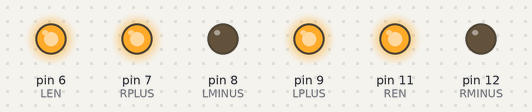
Bench run of a sketch on a simulated Arduino Uno, built with avr-gcc and run on an emulated ATmega328P. On the bench: output pins drawn as LEDs (lit = HIGH).

Above: at 0.1 s.
Timing chart, 0 to 1.6 s (numbered marks = the images above):
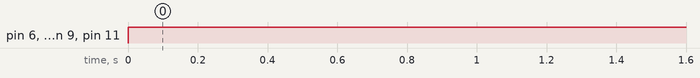

The sketch:

Testforward.ino
```cpp
#define LPLUS 9
#define LMINUS 8
#define RPLUS 7
#define RMINUS 12
#define LEN 6
#define REN 11
#define DistanceSensor A1
#define ReflectanceSensor A4
#define Phototransistor A5


void initMotors(){
  pinMode(LPLUS, OUTPUT);
  pinMode(LMINUS, OUTPUT);
  pinMode(RPLUS, OUTPUT);
  pinMode(RMINUS, OUTPUT);
  pinMode(LEN, OUTPUT);
  pinMode(REN, OUTPUT);
}


void halt(){
  digitalWrite(LEN, HIGH);
  digitalWrite(LPLUS, LOW);
  digitalWrite(LMINUS,LOW);
  digitalWrite(REN, HIGH);
  digitalWrite(RPLUS,LOW);
  digitalWrite(RMINUS,LOW);
}

void forward(){
  digitalWrite(LEN, HIGH);
  digitalWrite(LPLUS, HIGH);
  digitalWrite(LMINUS,LOW);
  digitalWrite(REN, HIGH);
  digitalWrite(RPLUS,HIGH);
  digitalWrite(RMINUS,LOW);
}


void backward(){
  digitalWrite(LEN, HIGH);
  digitalWrite(LPLUS, LOW);
  digitalWrite(LMINUS,HIGH);
  digitalWrite(REN, HIGH);
  digitalWrite(RPLUS,LOW);
  digitalWrite(RMINUS,HIGH);

}
void turnL(){
  digitalWrite(LEN,HIGH);
  digitalWrite(LPLUS, HIGH);
  digitalWrite(LMINUS,HIGH);
  digitalWrite(REN, HIGH);
  digitalWrite(RPLUS,HIGH);
  digitalWrite(RMINUS,LOW);


}
void turnR(){
  digitalWrite(LEN, HIGH);
  digitalWrite(LPLUS, HIGH);
  digitalWrite(LMINUS,LOW);
  digitalWrite(REN, HIGH);
  digitalWrite(RPLUS,HIGH);
  digitalWrite(RMINUS,HIGH);


}


void setup() {
  // put your setup code here, to run once:
  Serial.begin(9600);
  initMotors();

}

void loop() {
  // put your main code here, to run repeatedly:
forward();
}
```

Measured:
- by itself, pin 6 (LEN), pin 7 (RPLUS), pin 9 (LPLUS), pin 11 (REN): LOW → HIGH at 0.00 s
